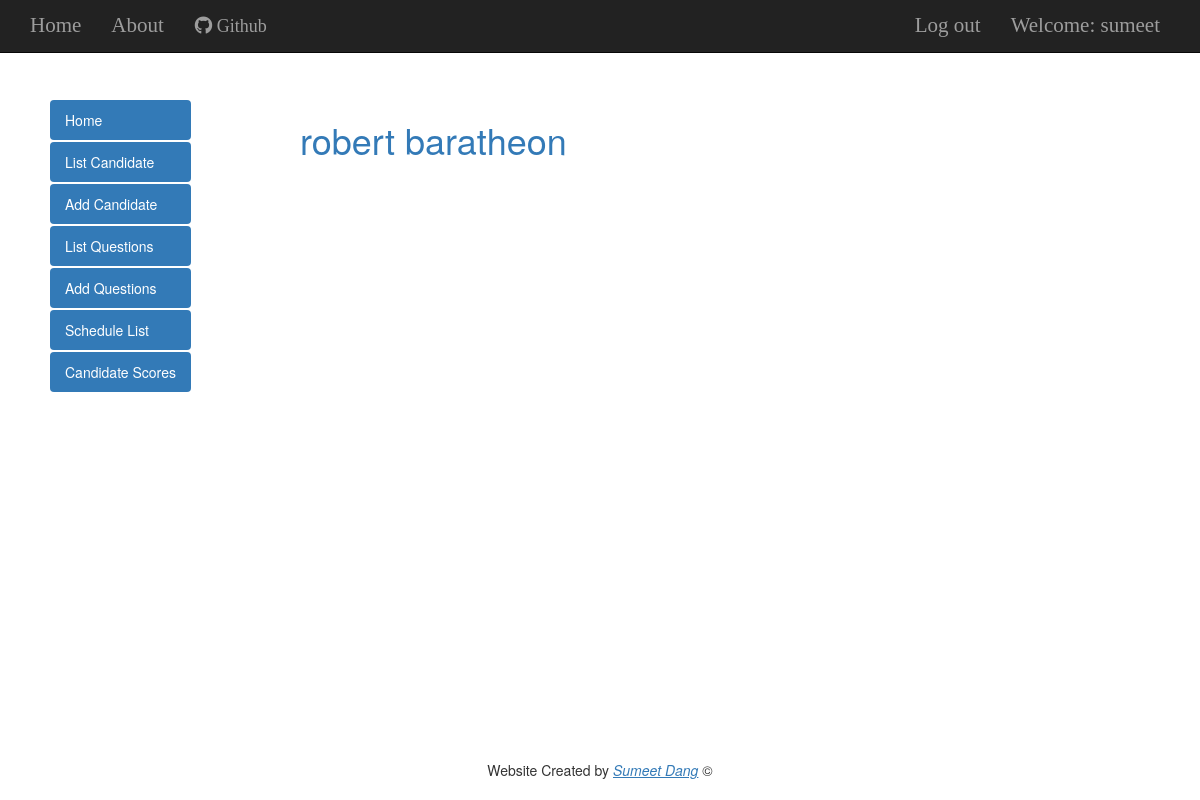
/candidate_list/ (signed in), run on an earlier commit of the app's database.
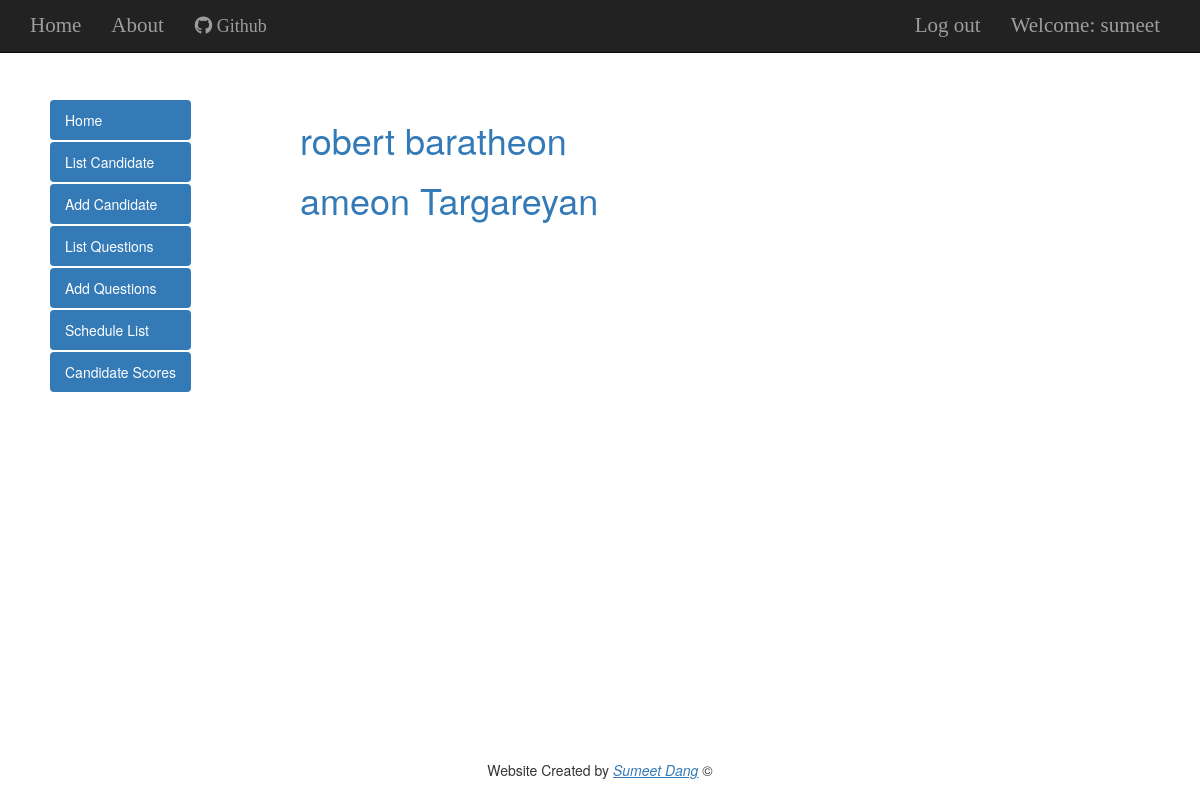
And on a later commit of the database.
### TestApp/models.py (models this page shows, shortened)
class Candidate(models.Model):
    id = models.AutoField(primary_key=True)
    first_name = models.CharField(max_length=100)
    last_name = models.CharField(max_length=100)
    email = models.EmailField(max_length=100)
    login_id = models.CharField(max_length=10,unique=True)
    password = models.CharField(max_length=10)

### TestApp/views.py (the view)
# urls.py: url(r'^candidate_list/$',admin_login(views.CandidateListView.as_view()),name='candidate_list'),
class CandidateListView(LoginRequiredMixin,ListView):
    login_url = '/accounts/login/'
    redirect_field_name = 'TestApp/index.html'
    template_name='candidate_list.html'
    model = Candidate
    form = CandidateForm

### TestApp/views.py (called while the page is built)
def admin_login(view_func):
    def _decorator(request, *args, **kwargs):
        if(request.user.groups.filter(name__in=['Candidate']).exists()):
            return redirect(reverse('invalid_login'))
        else:
            response = view_func(request, *args, **kwargs)
            return response
    return wraps(view_func)(_decorator)

### TestApp/template/TestApp/candidate_list.html
{% extends 'base.html' %}
{% block content %}
<div class="centerstage">
    {% for candidate in object_list %}
        <div class="object">
            <h1><a href="{% url 'candidate_detail' pk=candidate.pk %}">{{ candidate.first_name }} {{ candidate.last_name }}</a></h1>
        </div>
    {% endfor %}
</div>
{% endblock %}

What changed in the data, as far as the page shows it:
added Candidate: first_name "ameon", last_name "Targareyan"
